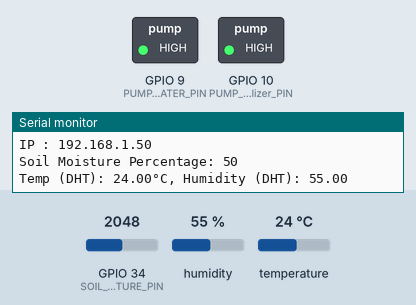
Recording of a sketch running on a simulated ESP32-S3. Parts: switched loads named in the sketch (green lamp = pin HIGH), the last lines printed to the serial monitor. The inputs (shaded band) are chosen by the test bench; at power-on: GPIO 34 (SOIL_MOISTURE_PIN) = 2048, temperature 24 °C, humidity 55 %. WiFi joins after 1.5 s; servers stay silent unless stated.

Above: at 3.0 s.
3.1 s: GPIO 34 (SOIL_MOISTURE_PIN) set to 3066
5.0 s: GPIO 34 (SOIL_MOISTURE_PIN) set to 3142
At 7.0 s:
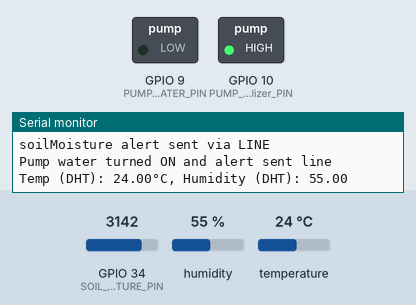
7.3 s: temperature set to 42 °C
8.8 s: temperature set to 45 °C
11.3 s: GPIO 34 (SOIL_MOISTURE_PIN) set to 2866
At 12.7 s:
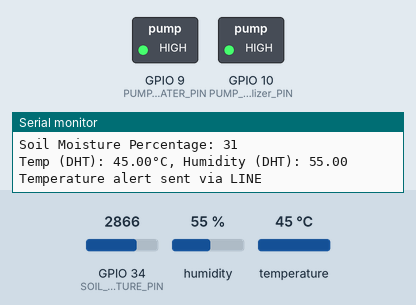
13.3 s: GPIO 34 (SOIL_MOISTURE_PIN) set to 3603
At 14.9 s:
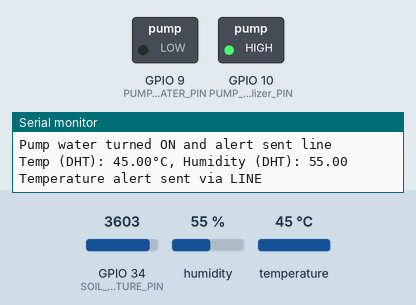
Timing chart, 0 to 16.3 s (numbered marks = the images above; inputs shaded):
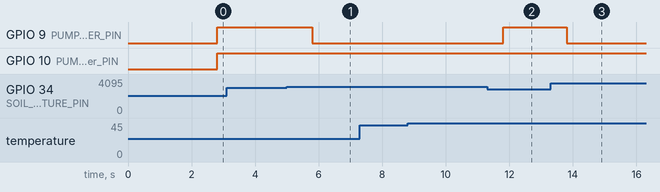

The sketch:

BlynkSF.ino
```cpp
#define BLYNK_TEMPLATE_ID "TMPL6bxBLVsc-"
#define BLYNK_TEMPLATE_NAME "smart farm"
#define BLYNK_AUTH_TOKEN "8w3OQsJvX4SyBpMriYqqYkw1Vfr_y9aB"
#define LINE_TOKEN  "59dV1hKr7vsrUoKv04qbK0P4L45Ha1QBLy4NZ8CXT8E"

#include <WiFi.h>
#include <WiFiClient.h>
#include <TridentTD_LineNotify.h>
#include <BlynkSimpleEsp32.h>
#include <DHT.h>

#define DHT_PIN 32  // GPIO32 P32
#define DHTTYPE DHT11
#define SOIL_MOISTURE_PIN 34 // GPIO34 P34
#define PUMP_WATER_PIN 9 // GPIO9 SD2
#define PUMP_WATER_SWITCH V4
#define PUMP_fertilizer_PIN 10 // GPIO10 SD3
#define PUMP_fertilizer_SWITCH V5

#define auth        "8w3OQsJvX4SyBpMriYqqYkw1Vfr_y9aB"
#define ssid        "meimintt"
#define password    "mint22883?"

BlynkTimer timer;

bool isPumpwaterOn = false;
bool isPumpfertilizerOn = false;
DHT dht(DHT_PIN, DHTTYPE);

void sendSensorData()
{
  // Soil Moisture Data
  int soilMoisture = analogRead(SOIL_MOISTURE_PIN);
  int soilMoisturePercentage = map(soilMoisture, 0, 4095, 100, 0);
  Serial.print("Soil Moisture Percentage: ");
  Serial.println(soilMoisturePercentage);

  if (soilMoisturePercentage < 25) {
  LINE.notify("ความชื้นในดินขณะนี้มีค่า " + String(soilMoisturePercentage) + "%");
  Serial.println("soilMoisture alert sent via LINE");
  }

  Blynk.virtualWrite(V3, soilMoisturePercentage);

  // Water Pump Control
  if (isPumpwaterOn | soilMoisturePercentage < 25) {
    digitalWrite(PUMP_WATER_PIN, LOW);  // Turn pump on
      if (!isPumpwaterOn) {
      LINE.notify("ขณะนี้ปั้มนำ้กำลังทำงานรดนำ้ให้แก่ไร่อ้อย");
      LINE.notifySticker(11537, 52002756);
      Serial.println("Pump water turned ON and alert sent line");
    }
  } else {
    digitalWrite(PUMP_WATER_PIN, HIGH);  // Turn pump off
      if (isPumpwaterOn) {
      LINE.notify("ปั้มนำ้หยุดการทำงาน");
      Serial.println("Pump water turned OFF and alert sent line");
    }
  }

  // Fertilizer Pump Control
  if (isPumpfertilizerOn) {
    digitalWrite(PUMP_fertilizer_PIN, LOW);  // Turn pump on
  } else {
    digitalWrite(PUMP_fertilizer_PIN, HIGH);  // Turn pump off
  }

   // DHT11 Sensor Data
  float dhtTemp = dht.readTemperature();
  float dhtHum = dht.readHumidity();

  if (isnan(dhtTemp) || isnan(dhtHum)) {
    Serial.println("Failed to read from DHT sensor!");
    return;
  }

  Blynk.virtualWrite(V1, dhtTemp);
  Blynk.virtualWrite(V2, dhtHum);

  Serial.print("Temp (DHT): ");
  Serial.print(dhtTemp);
  Serial.print("°C, Humidity (DHT): ");
  Serial.println(dhtHum);

  //if (dhtTemp) {
  //LINE.notify("อุณหภูมิขณะนี้มีค่า " + String(dhtTemp) + "°C");
  //Serial.println("Temperature alert sent via LINE");
  //}

  if (dhtTemp > 43) {
  LINE.notify("อุณหภูมิขณะนี้มีค่า " + String(dhtTemp) + "°C ไม่เหมาะสมกับการเจริญเติบโตของต้นอ้อย");
  Serial.println("Temperature alert sent via LINE");
  }

  //if (dhtHum) {
  //LINE.notify("ค่าความชื้นสัมพัทธ์ในอากาศมีค่า " + String(dhtHum) + "%");
  //Serial.println("Humidity alert sent via LINE");
  //}
  //delay (60UL * 60UL * 1000UL);

}

BLYNK_WRITE(PUMP_WATER_SWITCH)
{
  isPumpwaterOn = param.asInt();
  if (isPumpwaterOn) {
    LINE.notify("ปั้มนำ้กำลังทำงาน");
    Serial.println("Pump water turned ON");
  } else {
    LINE.notify("ปั้มนำ้หยุดการทำงาน");
    Serial.println("Pump water turned OFF");
  }
}

BLYNK_WRITE(PUMP_fertilizer_SWITCH)
{
  isPumpfertilizerOn = param.asInt();
  if (isPumpfertilizerOn) {
    LINE.notify("ปั้มนำ้ผสมปุ๋ยกำลังทำงาน");
    Serial.println("Pump fertilizer turned ON");
  } else {
    LINE.notify("ปั้มนำ้ผสมปุ๋ยหยุดการทำงาน");
    Serial.println("Pump fertilizer turned OFF");
  }
}

void setup() {
  Serial.begin(115200);
  pinMode(PUMP_WATER_PIN, OUTPUT);
  pinMode(PUMP_fertilizer_PIN, OUTPUT);

  Blynk.begin(auth, ssid, password);

  timer.setInterval(1000L, sendSensorData);

  Blynk.syncVirtual(PUMP_WATER_SWITCH);
  Blynk.syncVirtual(PUMP_fertilizer_SWITCH);

  Serial.println();
  Serial.println(LINE.getVersion());

  WiFi.begin(ssid, password);
  Serial.printf("WiFi connecting to %s\n",  ssid);
  while (WiFi.status() != WL_CONNECTED) {
    Serial.print(".");
    delay(100);
  }
  Serial.printf("\nWiFi connected\nIP : ");
  Serial.println(WiFi.localIP());

  // กำหนด Line Token
  LINE.setToken(LINE_TOKEN);
}

void loop()
{
  Blynk.run();
  timer.run();

}
```

Measured:
- the behaviour switches between 3112 and 3113 on GPIO 34 (SOIL_MOISTURE_PIN) (found by bisection; images 0 and 1)
- after the input at 5.0 s, GPIO 9 (PUMP_WATER_PIN): HIGH → LOW after 0.80 s
- after the input at 11.3 s, GPIO 9 (PUMP_WATER_PIN): LOW → HIGH after 0.50 s
- after the input at 13.3 s, GPIO 9 (PUMP_WATER_PIN): HIGH → LOW after 0.51 s
